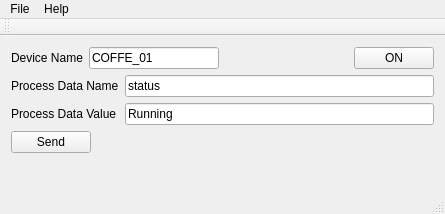
<?xml version="1.0" encoding="UTF-8"?>
<ui version="4.0">
 <class>ReathaTestClient</class>
 <widget class="QMainWindow" name="ReathaTestClient">
  <property name="geometry">
   <rect>
    <x>0</x>
    <y>0</y>
    <width>445</width>
    <height>214</height>
   </rect>
  </property>
  <property name="windowTitle">
   <string>ReathaTestClient</string>
  </property>
  <widget class="QWidget" name="centralWidget">
   <layout class="QVBoxLayout" name="verticalLayout">
    <item>
     <layout class="QHBoxLayout" name="horizontalLayout">
      <item>
       <widget class="QLabel" name="label">
        <property name="text">
         <string>Device Name</string>
        </property>
       </widget>
      </item>
      <item>
       <widget class="QLineEdit" name="eDeviceName">
        <property name="text">
         <string>COFFE_01</string>
        </property>
       </widget>
      </item>
      <item>
       <spacer name="horizontalSpacer">
        <property name="orientation">
         <enum>Qt::Horizontal</enum>
        </property>
        <property name="sizeHint" stdset="0">
         <size>
          <width>40</width>
          <height>20</height>
         </size>
        </property>
       </spacer>
      </item>
      <item>
       <widget class="QPushButton" name="bOnOff">
        <property name="text">
         <string>ON</string>
        </property>
        <property name="checkable">
         <bool>true</bool>
        </property>
       </widget>
      </item>
     </layout>
    </item>
    <item>
     <layout class="QFormLayout" name="formLayout">
      <item row="0" column="0">
       <widget class="QLabel" name="processDataNameLabel">
        <property name="text">
         <string>Process Data Name</string>
        </property>
       </widget>
      </item>
      <item row="0" column="1">
       <widget class="QLineEdit" name="processDataNameLineEdit">
        <property name="text">
         <string>status</string>
        </property>
       </widget>
      </item>
      <item row="1" column="0">
       <widget class="QLabel" name="processDataValueLabel">
        <property name="text">
         <string>Process Data Value</string>
        </property>
       </widget>
      </item>
      <item row="2" column="0">
       <widget class="QPushButton" name="bSend">
        <property name="text">
         <string>Send</string>
        </property>
       </widget>
      </item>
      <item row="1" column="1">
       <widget class="QLineEdit" name="processDataValueLineEdit">
        <property name="text">
         <string>Running</string>
        </property>
       </widget>
      </item>
     </layout>
    </item>
    <item>
     <spacer name="verticalSpacer">
      <property name="orientation">
       <enum>Qt::Vertical</enum>
      </property>
      <property name="sizeHint" stdset="0">
       <size>
        <width>20</width>
        <height>40</height>
       </size>
      </property>
     </spacer>
    </item>
   </layout>
  </widget>
  <widget class="QMenuBar" name="menuBar">
   <property name="geometry">
    <rect>
     <x>0</x>
     <y>0</y>
     <width>445</width>
     <height>21</height>
    </rect>
   </property>
   <widget class="QMenu" name="menuFile">
    <property name="title">
     <string>File</string>
    </property>
    <addaction name="actionExit"/>
   </widget>
   <widget class="QMenu" name="menuAbout">
    <property name="title">
     <string>Help</string>
    </property>
    <addaction name="actionAbout"/>
    <addaction name="actionAbout_Qt"/>
   </widget>
   <addaction name="menuFile"/>
   <addaction name="menuAbout"/>
  </widget>
  <widget class="QToolBar" name="mainToolBar">
   <attribute name="toolBarArea">
    <enum>TopToolBarArea</enum>
   </attribute>
   <attribute name="toolBarBreak">
    <bool>false</bool>
   </attribute>
  </widget>
  <widget class="QStatusBar" name="statusBar"/>
  <action name="actionAbout_Qt">
   <property name="text">
    <string>About Qt</string>
   </property>
  </action>
  <action name="actionAbout">
   <property name="text">
    <string>About</string>
   </property>
  </action>
  <action name="actionExit">
   <property name="text">
    <string>Exit</string>
   </property>
  </action>
 </widget>
 <layoutdefault spacing="6" margin="11"/>
 <resources/>
 <connections/>
</ui>
